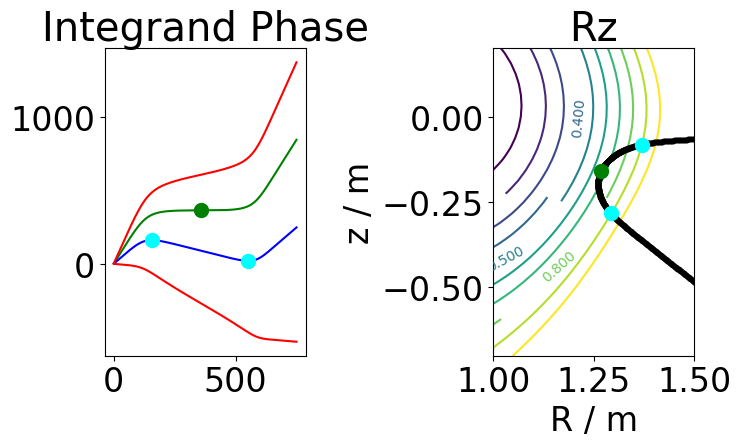

Generate this figure with Python:
# -*- coding: utf-8 -*-
"""
Created on Sun Sep 27 08:37:48 2020

@author: VH Chen
"""

import numpy as np
import matplotlib.pyplot as plt
from scipy.integrate import simps


loadfile = np.load('analysis_output.npz')
cutoff_index = loadfile['cutoff_index']
RZ_distance_along_line = loadfile['RZ_distance_along_line']
k_perp_1_backscattered = loadfile['k_perp_1_backscattered']
K_magnitude_array = loadfile['K_magnitude_array']
loadfile.close()

loadfile = np.load('data_output.npz')
tau_array = loadfile['tau_array']
g_magnitude_output = loadfile['g_magnitude_output']
q_R_array = loadfile['q_R_array']
q_Z_array = loadfile['q_Z_array']
loadfile.close()

loadfile = np.load('data_input.npz')
data_R_coord = loadfile['data_R_coord']
data_Z_coord = loadfile['data_Z_coord']
data_poloidal_flux_grid = loadfile['data_poloidal_flux_grid']
loadfile.close()

k_perp_1_s = -809.9881062270306
k_perp_mu_s = -1500
k_perp_low_s = -200
k_perp_high_s = -2400
tau_step = 1.0
start_index = 50
end_index = 600

# Phase
eikonal_S = np.cumsum(K_magnitude_array*g_magnitude_output*tau_step)
k1_s_L = k_perp_1_s * np.cumsum(g_magnitude_output*tau_step)
k1_mu_L = k_perp_mu_s * np.cumsum(g_magnitude_output*tau_step)
k1_low_L = k_perp_low_s * np.cumsum(g_magnitude_output*tau_step)
k1_high_L = k_perp_high_s * np.cumsum(g_magnitude_output*tau_step)

phase_s = 2 * eikonal_S + k1_s_L
phase_mu = 2 * eikonal_S + k1_mu_L
phase_low = 2 * eikonal_S + k1_low_L
phase_high = 2 * eikonal_S + k1_high_L

index_a = 156
index_b = 552

plt.figure(figsize=(8.0, 5.0))
plt.subplot(1,2,1)
plt.title(r'$\tau$')
plt.plot(tau_array,phase_s,'g')
plt.plot(tau_array,phase_mu,'b')
plt.plot(tau_array,phase_low,'r')
plt.plot(tau_array,phase_high,'r')

plt.plot(tau_array[cutoff_index], phase_s[cutoff_index], marker='o', markersize=10, color="g")
plt.plot(tau_array[index_a], phase_mu[index_a], marker='o', markersize=10, color="cyan")
plt.plot(tau_array[index_b], phase_mu[index_b], marker='o', markersize=10, color="cyan")
plt.title('Integrand Phase')


plt.subplot(1,2,2)
plt.title('Rz')
plt.xlabel('R / m') # x-direction
plt.ylabel('z / m')
   
contour_levels = np.linspace(0,1,11)
CS = plt.contour(data_R_coord, data_Z_coord, np.transpose(data_poloidal_flux_grid), contour_levels)
plt.clabel(CS, inline=1, fontsize=10) # Labels the flux surfaces
plt.plot(
#        np.concatenate([[launch_position[0],entry_position[0]],q_R_array ]),
#        np.concatenate([[launch_position[1],entry_position[1]],q_Z_array ]),
        q_R_array, q_Z_array,
        '--.k') # Central (reference) ray
        #cutoff_contour = plt.contour(x_grid, z_grid, normalised_plasma_freq_grid,
        #                             levels=1,vmin=1,vmax=1,linewidths=5,colors='grey')
plt.plot(q_R_array[cutoff_index], q_Z_array[cutoff_index], marker='o', markersize=10, color="g")
plt.plot(q_R_array[index_a], q_Z_array[index_a], marker='o', markersize=10, color="cyan")
plt.plot(q_R_array[index_b], q_Z_array[index_b], marker='o', markersize=10, color="cyan")
#plt.xlim(data_R_coord[0],data_R_coord[-1])
#plt.ylim(data_Z_coord[0],data_Z_coord[-1])
plt.xlim(1,1.5)
plt.ylim(-0.7,0.2)
plt.tight_layout()
plt.savefig('StationaryPhase', bbox_inches='tight')
plt.savefig('StationaryPhase.eps', format='eps', bbox_inches='tight')
#plt.close()